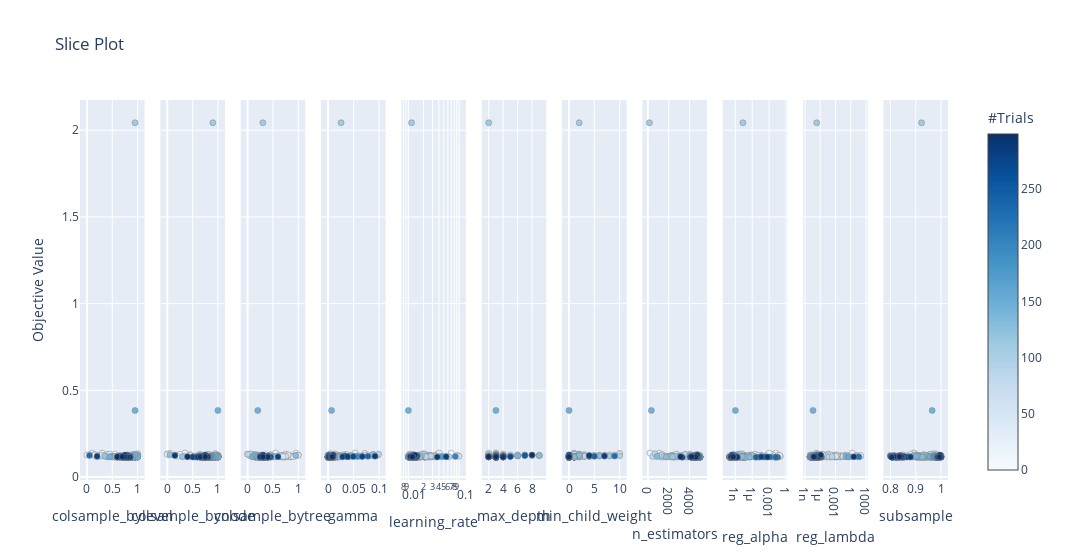

The notebook cell saved with this chart:
### Code cell
optuna.visualization.plot_slice(study_xgb)

### Figure 1 — Plotly figure (JSON) as saved in the notebook; plotly's stock layout.template omitted (floating-point values rounded to 4 significant figures; data arrays with more than 128 entries replaced by an {"elided": "..."} marker saying what was removed)
{"data": [{"marker": {"color": {"elided": "300 int values"}, "colorbar": {"title": {"text": "#Trials"}, "x": 1, "xpad": 40}, "colorscale": [[0, "rgb(247,251,255)"], [0.125, "rgb(222,235,247)"], [0.25, "rgb(198,219,239)"], [0.375, "rgb(158,202,225)"], [0.5, "rgb(107,174,214)"], [0.625, "rgb(66,146,198)"], [0.75, "rgb(33,113,181)"], [0.875, "rgb(8,81,156)"], [1, "rgb(8,48,107)"]], "line": {"color": "Grey", "width": 0.5}, "showscale": true}, "mode": "markers", "showlegend": false, "type": "scatter", "x": {"elided": "300 float values"}, "xaxis": "x", "y": {"elided": "300 float values"}, "yaxis": "y"}, {"marker": {"color": {"elided": "300 int values"}, "colorbar": {"title": {"text": "#Trials"}, "x": 1, "xpad": 40}, "colorscale": [[0, "rgb(247,251,255)"], [0.125, "rgb(222,235,247)"], [0.25, "rgb(198,219,239)"], [0.375, "rgb(158,202,225)"], [0.5, "rgb(107,174,214)"], [0.625, "rgb(66,146,198)"], [0.75, "rgb(33,113,181)"], [0.875, "rgb(8,81,156)"], [1, "rgb(8,48,107)"]], "line": {"color": "Grey", "width": 0.5}, "showscale": false}, "mode": "markers", "showlegend": false, "type": "scatter", "x": {"elided": "300 float values"}, "xaxis": "x2", "y": {"elided": "300 float values"}, "yaxis": "y2"}, {"marker": {"color": {"elided": "300 int values"}, "colorbar": {"title": {"text": "#Trials"}, "x": 1, "xpad": 40}, "colorscale": [[0, "rgb(247,251,255)"], [0.125, "rgb(222,235,247)"], [0.25, "rgb(198,219,239)"], [0.375, "rgb(158,202,225)"], [0.5, "rgb(107,174,214)"], [0.625, "rgb(66,146,198)"], [0.75, "rgb(33,113,181)"], [0.875, "rgb(8,81,156)"], [1, "rgb(8,48,107)"]], "line": {"color": "Grey", "width": 0.5}, "showscale": false}, "mode": "markers", "showlegend": false, "type": "scatter", "x": {"elided": "300 float values"}, "xaxis": "x3", "y": {"elided": "300 float values"}, "yaxis": "y3"}, {"marker": {"color": {"elided": "300 int values"}, "colorbar": {"title": {"text": "#Trials"}, "x": 1, "xpad": 40}, "colorscale": [[0, "rgb(247,251,255)"], [0.125, "rgb(222,235,247)"], [0.25, "rgb(198,219,239)"], [0.375, "rgb(158,202,225)"], [0.5, "rgb(107,174,214)"], [0.625, "rgb(66,146,198)"], [0.75, "rgb(33,113,181)"], [0.875, "rgb(8,81,156)"], [1, "rgb(8,48,107)"]], "line": {"color": "Grey", "width": 0.5}, "showscale": false}, "mode": "markers", "showlegend": false, "type": "scatter", "x": {"elided": "300 float values"}, "xaxis": "x4", "y": {"elided": "300 float values"}, "yaxis": "y4"}, {"marker": {"color": {"elided": "300 int values"}, "colorbar": {"title": {"text": "#Trials"}, "x": 1, "xpad": 40}, "colorscale": [[0, "rgb(247,251,255)"], [0.125, "rgb(222,235,247)"], [0.25, "rgb(198,219,239)"], [0.375, "rgb(158,202,225)"], [0.5, "rgb(107,174,214)"], [0.625, "rgb(66,146,198)"], [0.75, "rgb(33,113,181)"], [0.875, "rgb(8,81,156)"], [1, "rgb(8,48,107)"]], "line": {"color": "Grey", "width": 0.5}, "showscale": false}, "mode": "markers", "showlegend": false, "type": "scatter", "x": {"elided": "300 float values"}, "xaxis": "x5", "y": {"elided": "300 float values"}, "yaxis": "y5"}, {"marker": {"color": {"elided": "300 int values"}, "colorbar": {"title": {"text": "#Trials"}, "x": 1, "xpad": 40}, "colorscale": [[0, "rgb(247,251,255)"], [0.125, "rgb(222,235,247)"], [0.25, "rgb(198,219,239)"], [0.375, "rgb(158,202,225)"], [0.5, "rgb(107,174,214)"], [0.625, "rgb(66,146,198)"], [0.75, "rgb(33,113,181)"], [0.875, "rgb(8,81,156)"], [1, "rgb(8,48,107)"]], "line": {"color": "Grey", "width": 0.5}, "showscale": false}, "mode": "markers", "showlegend": false, "type": "scatter", "x": {"elided": "300 int values"}, "xaxis": "x6", "y": {"elided": "300 float values"}, "yaxis": "y6"}, {"marker": {"color": {"elided": "300 int values"}, "colorbar": {"title": {"text": "#Trials"}, "x": 1, "xpad": 40}, "colorscale": [[0, "rgb(247,251,255)"], [0.125, "rgb(222,235,247)"], [0.25, "rgb(198,219,239)"], [0.375, "rgb(158,202,225)"], [0.5, "rgb(107,174,214)"], [0.625, "rgb(66,146,198)"], [0.75, "rgb(33,113,181)"], [0.875, "rgb(8,81,156)"], [1, "rgb(8,48,107)"]], "line": {"color": "Grey", "width": 0.5}, "showscale": false}, "mode": "markers", "showlegend": false, "type": "scatter", "x": {"elided": "300 int values"}, "xaxis": "x7", "y": {"elided": "300 float values"}, "yaxis": "y7"}, {"marker": {"color": {"elided": "300 int values"}, "colorbar": {"title": {"text": "#Trials"}, "x": 1, "xpad": 40}, "colorscale": [[0, "rgb(247,251,255)"], [0.125, "rgb(222,235,247)"], [0.25, "rgb(198,219,239)"], [0.375, "rgb(158,202,225)"], [0.5, "rgb(107,174,214)"], [0.625, "rgb(66,146,198)"], [0.75, "rgb(33,113,181)"], [0.875, "rgb(8,81,156)"], [1, "rgb(8,48,107)"]], "line": {"color": "Grey", "width": 0.5}, "showscale": false}, "mode": "markers", "showlegend": false, "type": "scatter", "x": {"elided": "300 int values"}, "xaxis": "x8", "y": {"elided": "300 float values"}, "yaxis": "y8"}, {"marker": {"color": {"elided": "300 int values"}, "colorbar": {"title": {"text": "#Trials"}, "x": 1, "xpad": 40}, "colorscale": [[0, "rgb(247,251,255)"], [0.125, "rgb(222,235,247)"], [0.25, "rgb(198,219,239)"], [0.375, "rgb(158,202,225)"], [0.5, "rgb(107,174,214)"], [0.625, "rgb(66,146,198)"], [0.75, "rgb(33,113,181)"], [0.875, "rgb(8,81,156)"], [1, "rgb(8,48,107)"]], "line": {"color": "Grey", "width": 0.5}, "showscale": false}, "mode": "markers", "showlegend": false, "type": "scatter", "x": {"elided": "300 float values"}, "xaxis": "x9", "y": {"elided": "300 float values"}, "yaxis": "y9"}, {"marker": {"color": {"elided": "300 int values"}, "colorbar": {"title": {"text": "#Trials"}, "x": 1, "xpad": 40}, "colorscale": [[0, "rgb(247,251,255)"], [0.125, "rgb(222,235,247)"], [0.25, "rgb(198,219,239)"], [0.375, "rgb(158,202,225)"], [0.5, "rgb(107,174,214)"], [0.625, "rgb(66,146,198)"], [0.75, "rgb(33,113,181)"], [0.875, "rgb(8,81,156)"], [1, "rgb(8,48,107)"]], "line": {"color": "Grey", "width": 0.5}, "showscale": false}, "mode": "markers", "showlegend": false, "type": "scatter", "x": {"elided": "300 float values"}, "xaxis": "x10", "y": {"elided": "300 float values"}, "yaxis": "y10"}, {"marker": {"color": {"elided": "300 int values"}, "colorbar": {"title": {"text": "#Trials"}, "x": 1, "xpad": 40}, "colorscale": [[0, "rgb(247,251,255)"], [0.125, "rgb(222,235,247)"], [0.25, "rgb(198,219,239)"], [0.375, "rgb(158,202,225)"], [0.5, "rgb(107,174,214)"], [0.625, "rgb(66,146,198)"], [0.75, "rgb(33,113,181)"], [0.875, "rgb(8,81,156)"], [1, "rgb(8,48,107)"]], "line": {"color": "Grey", "width": 0.5}, "showscale": false}, "mode": "markers", "showlegend": false, "type": "scatter", "x": {"elided": "300 float values"}, "xaxis": "x11", "y": {"elided": "300 float values"}, "yaxis": "y11"}], "layout": {"title": {"text": "Slice Plot"}, "width": 3300, "xaxis": {"anchor": "y", "domain": [0, 0.07438], "title": {"text": "colsample_bylevel"}}, "xaxis10": {"anchor": "y10", "domain": [0.8331, 0.9074], "title": {"text": "reg_lambda"}, "type": "log"}, "xaxis11": {"anchor": "y11", "domain": [0.9256, 1.0], "title": {"text": "subsample"}}, "xaxis2": {"anchor": "y2", "domain": [0.09256, 0.1669], "title": {"text": "colsample_bynode"}}, "xaxis3": {"anchor": "y3", "domain": [0.1851, 0.2595], "title": {"text": "colsample_bytree"}}, "xaxis4": {"anchor": "y4", "domain": [0.2777, 0.3521], "title": {"text": "gamma"}}, "xaxis5": {"anchor": "y5", "domain": [0.3702, 0.4446], "title": {"text": "learning_rate"}, "type": "log"}, "xaxis6": {"anchor": "y6", "domain": [0.4628, 0.5372], "title": {"text": "max_depth"}}, "xaxis7": {"anchor": "y7", "domain": [0.5554, 0.6298], "title": {"text": "min_child_weight"}}, "xaxis8": {"anchor": "y8", "domain": [0.6479, 0.7223], "title": {"text": "n_estimators"}}, "xaxis9": {"anchor": "y9", "domain": [0.7405, 0.8149], "title": {"text": "reg_alpha"}, "type": "log"}, "yaxis": {"anchor": "x", "domain": [0, 1], "title": {"text": "Objective Value"}}, "yaxis10": {"anchor": "x10", "domain": [0, 1], "matches": "y", "showticklabels": false}, "yaxis11": {"anchor": "x11", "domain": [0, 1], "matches": "y", "showticklabels": false}, "yaxis2": {"anchor": "x2", "domain": [0, 1], "matches": "y", "showticklabels": false}, "yaxis3": {"anchor": "x3", "domain": [0, 1], "matches": "y", "showticklabels": false}, "yaxis4": {"anchor": "x4", "domain": [0, 1], "matches": "y", "showticklabels": false}, "yaxis5": {"anchor": "x5", "domain": [0, 1], "matches": "y", "showticklabels": false}, "yaxis6": {"anchor": "x6", "domain": [0, 1], "matches": "y", "showticklabels": false}, "yaxis7": {"anchor": "x7", "domain": [0, 1], "matches": "y", "showticklabels": false}, "yaxis8": {"anchor": "x8", "domain": [0, 1], "matches": "y", "showticklabels": false}, "yaxis9": {"anchor": "x9", "domain": [0, 1], "matches": "y", "showticklabels": false}}}
